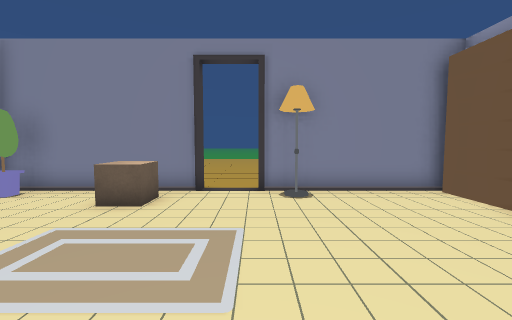
View 1 (above)

20 first-person views from a walk through a 3-D level made in the Unity game engine. The camera is 1.4 m above the floor, tilts 4° down and sees 90° across. The floor is counted in squares, 1 m on a side. Each view is taken from the middle of a square. On the plan, view 1 faces up. The plan holds only what a view shows up to about 13 squares ahead; the rest is blank. The place goes on beyond the plan. Some animated figures are left out.

View 2
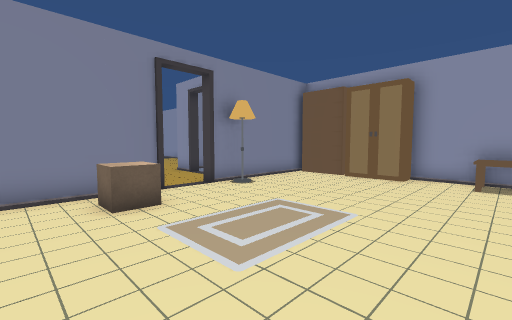

View 3
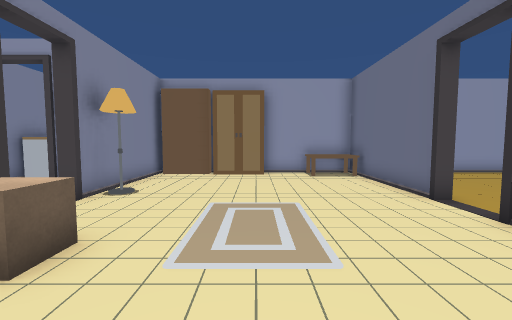

View 4
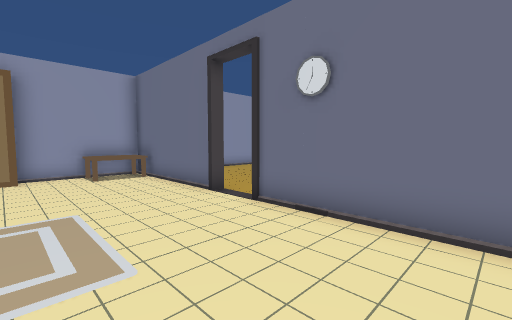

View 5
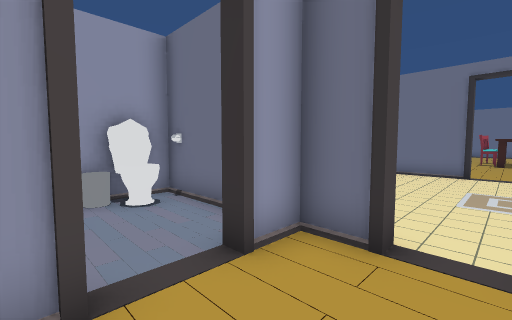

View 6
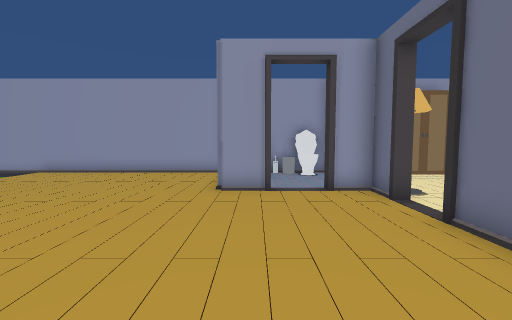

View 7
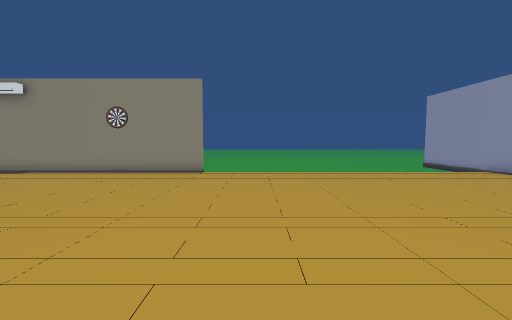

View 8
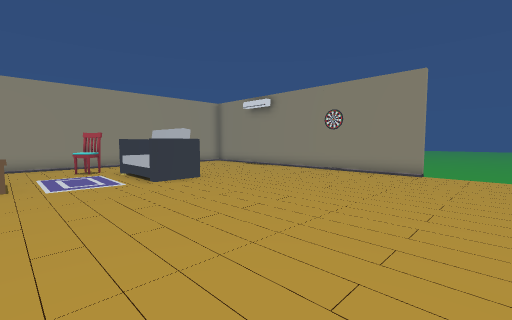

View 9
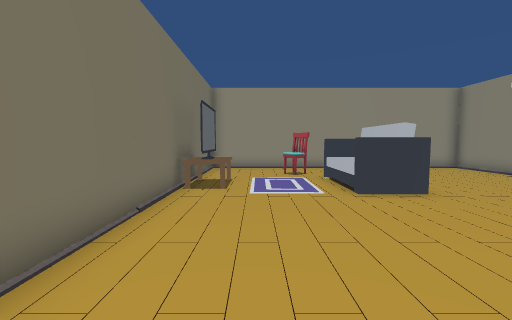

View 10
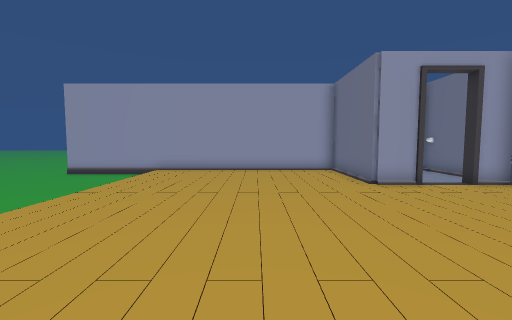

View 11
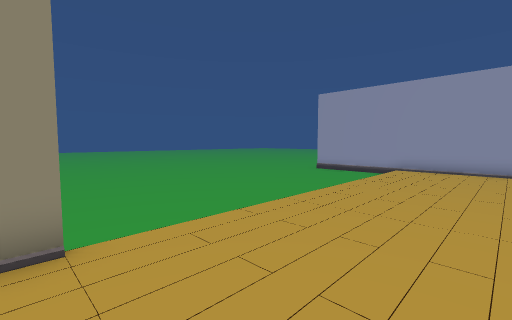

View 12
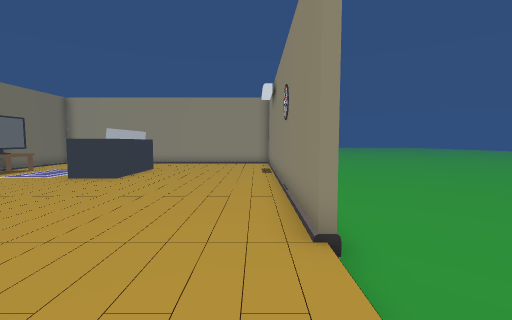

View 13
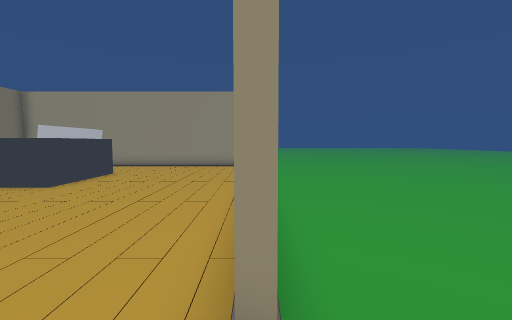

View 14
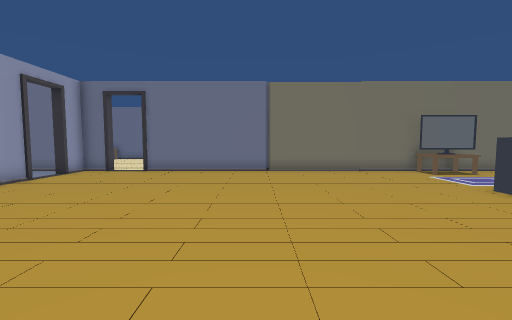

View 15
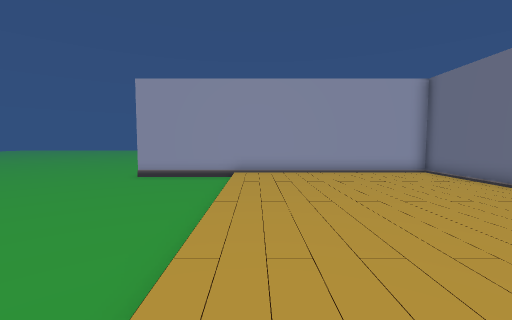

View 16
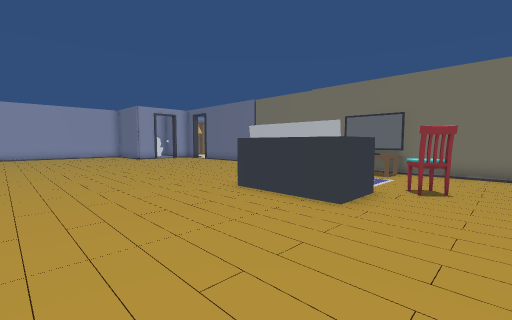

View 17
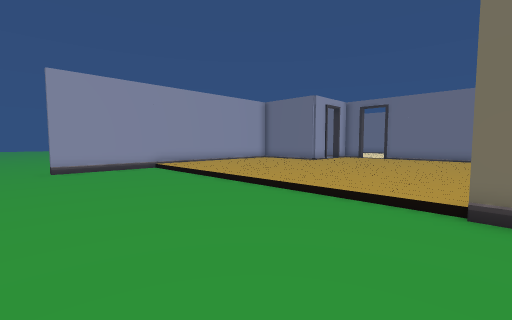

View 18
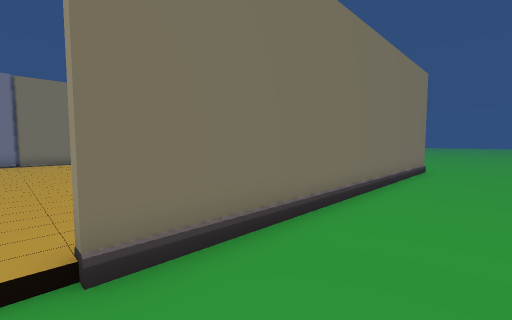

View 19
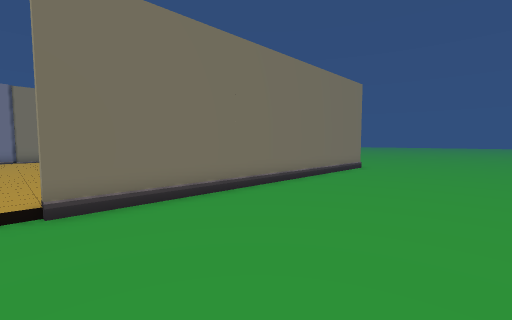

View 20
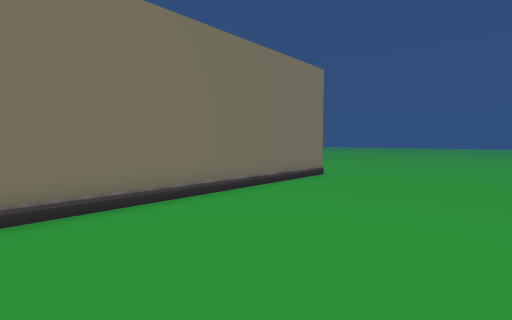

### Floor plan
Key: @ floor where view 1 was taken; # wall or solid block; . main floor; - floor 0.25 m lower than the main floor; / step, stairs or slope; L lamp; C cube; T table; I toilet; S sofa; H chair; A TV; O other object.
Columns run from 20 left of view 1 to 9 right of it. Each row starts with its distance up from view 1.
 27 ------------------------------
 26 ------------------------------
 25 --------------------------#
 24 --------------------------#
 23 --------------------------#
 22 --------------------------#
 21 #############/////////////#
 20 ..........................#
 19 ..........................#
 18 ..........................#
 17 ..........................#
 16 ..........................#
 15 ...SSSS...................#
 14 ...SSSS...................#
 13 ...SSSS...................#
 12 .HH..................######
 11 ..H.  ...............##.OO
 10 ..........................O
  9 ....AT...............##..I#
  8 ####AA#############.#######
  7             #######.#L#####
  6               ...C.......##
  5                ..........##
  4                ..........##
  3               ....  .....##
  2                ...........#
  1               ...........T#
  0               ......@....T#
 -1               #####.#####T#
 -2                    .#
 -3                    ....
 -4                    .....
 -5                    .. ...
 -6                    ..  ...#
 -7                         ..#
 -8                          .#
 -9                           #

Where each view was taken, in squares from view 1:
view 1: 0 up, 0 right, facing up
view 2: 0 up, 5 left, facing up-right
view 3: 3 up, 6 left, facing right
view 4: 3 up, 6 left, facing down-right
view 5: 11 up, 1 left, facing down-right
view 6: 11 up, 6 left, facing right
view 7: 9 up, 5 left, facing up
view 8: 9 up, 5 left, facing up-left
view 9: 10 up, 7 left, facing left
view 10: 16 up, 7 left, facing right
view 11: 17 up, 8 left, facing up-right
view 12: 20 up, 4 left, facing left
view 13: 21 up, 6 left, facing left
view 14: 20 up, 7 left, facing down
view 15: 20 up, 6 left, facing right
view 16: 20 up, 20 left, facing down-right
view 17: 27 up, 8 left, facing down-right
view 18: 24 up, 7 left, facing down-left
view 19: 27 up, 7 left, facing down-left
view 20: 27 up, 11 left, facing down-left
